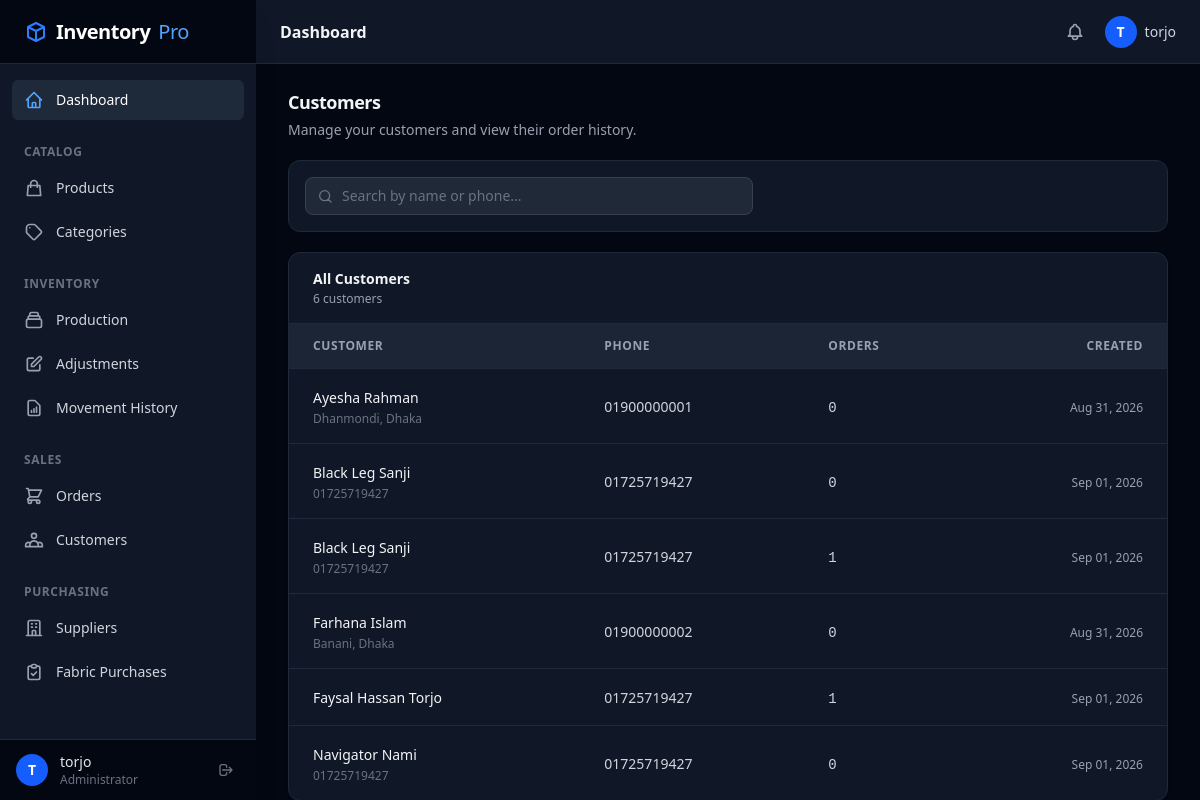
Screenshot of /orders/customers/ (signed in) with the database file from the repository.
### apps/accounts/models.py (models this page shows)
class User(AbstractUser):
    pass

### apps/orders/models.py (models this page shows, shortened)
class Customer(models.Model):
    name = models.CharField(max_length=255)
    phone = models.CharField(max_length=50, blank=True)
    email = models.EmailField(blank=True)
    address = models.TextField(blank=True)
    notes = models.TextField(blank=True)
    created_at = models.DateTimeField(auto_now_add=True)
    updated_at = models.DateTimeField(auto_now=True)

### apps/orders/views.py (the view)
# urls.py: path('customers/', views.customer_list, name='customer_list'),
@login_required
def customer_list(request):
    query = request.GET.get('q', '').strip()
    qs = Customer.objects.annotate(
        order_count=Count('orders')
    ).order_by('name')
    if query:
        qs = qs.filter(Q(name__icontains=query) | Q(phone__icontains=query))
    paginator = Paginator(qs, 20)
    page_obj = paginator.get_page(request.GET.get('page'))
    return render(request, 'orders/customer_list.html', {
        'page_obj': page_obj,
        'query': query,
    })

### templates/orders/customer_list.html (shortened to what this page needs)
{% extends "base.html" %}
{% block content %}
<div class="max-w-6xl mx-auto space-y-5">
<div class="flex flex-col gap-4 sm:flex-row sm:items-end sm:justify-between">
    <div>
        <h1 class="text-lg font-semibold text-gray-100 tracking-tight">
            Customers
        </h1>
        <p class="mt-1 text-sm text-gray-400">
            Manage your customers and view their order history.
        </p>
    </div>
</div>
<div class="bg-gray-900 border border-gray-800 rounded-xl">
    <form method="get" class="p-4">
        <div class="relative max-w-md">
            <svg
                class="absolute left-3 top-1/2 -translate-y-1/2
                       w-4 h-4 text-gray-500"
                fill="none"
                viewBox="0 0 24 24"
                stroke="currentColor"
            >
                <path
                    stroke-linecap="round"
                    stroke-linejoin="round"
                    stroke-width="2"
                    d="m21 21-4.35-4.35m2.35-5.15a7.5 7.5 0 11-15 0 7.5 7.5 0 0115 0z"
                />
            </svg>
            <input
                type="text"
                name="q"
                value="{{ query }}"
                placeholder="Search by name or phone..."
                class="block w-full
                       border border-gray-700
                       rounded-lg
                       bg-gray-800
                       text-sm text-gray-100
                       pl-9 pr-3 py-2
                       placeholder-gray-500
                       focus:outline-none
                       focus:ring-2 focus:ring-blue-500
                       focus:border-transparent"
            >
        </div>
    </form>
</div>
<div class="bg-gray-900 border border-gray-800 rounded-xl overflow-hidden shadow-sm">
    <div
        class="px-6 py-4
               border-b border-gray-800
               flex items-center justify-between"
    >
        <div>
            <h2 class="text-sm font-semibold text-gray-100">
                All Customers
            </h2>
            <p class="mt-0.5 text-xs text-gray-400">
                {{ page_obj.paginator.count }} customer{{ page_obj.paginator.count|pluralize }}
            </p>
        </div>
    </div>
    <div class="overflow-x-auto">
        <table class="min-w-full">
            <thead>
                <tr class="bg-gray-800/80 border-b border-gray-800">
                    <th
                        class="px-6 py-3.5
                               text-left
                               text-xs font-semibold
                               text-gray-400
                               uppercase tracking-wider"
                    >
                        Customer
                    </th>
                    <th
                        class="px-6 py-3.5
                               text-left
                               text-xs font-semibold
                               text-gray-400
                               uppercase tracking-wider"
                    >
                        Phone
                    </th>
                    <th
                        class="px-6 py-3.5
                               text-left
                               text-xs font-semibold
                               text-gray-400
                               uppercase tracking-wider"
                    >
                        Orders
                    </th>
                    <th
                        class="px-6 py-3.5
                               text-right
                               text-xs font-semibold
                               text-gray-400
                               uppercase tracking-wider"
                    >
                        Created
                    </th>
                </tr>
            </thead>
            <tbody class="divide-y divide-gray-800">
                {% for customer in page_obj %}
                <tr
                    class="hover:bg-gray-800/50
                           transition-colors duration-100"
                >
                    <td class="px-6 py-4">
                        <a
                            href="{% url 'orders:customer_detail' customer.pk %}"
                            class="text-sm font-medium text-gray-100
                                   hover:text-blue-400
                                   transition-colors"
                        >
                            {{ customer.name }}
                        </a>
                        {% if customer.address %}
                        <p class="mt-0.5 text-xs text-gray-500 truncate max-w-xs">
                            {{ customer.address }}
                        </p>
                        {% endif %}
                    </td>
                    <td class="px-6 py-4 whitespace-nowrap">
                        {% if customer.phone %}
                        <span class="text-sm text-gray-300">
                            {{ customer.phone }}
                        </span>
                        {% else %}
                        <span class="text-sm text-gray-500">
                            —
                        </span>
                        {% endif %}
                    </td>
                    <td class="px-6 py-4 whitespace-nowrap">
                        <span class="text-sm text-gray-300 font-mono">
                            {{ customer.orders.count }}
                        </span>
                    </td>
                    <td class="px-6 py-4 whitespace-nowrap text-right">
                        <span class="text-xs text-gray-400">
                            {{ customer.created_at|date:"M d, Y" }}
                        </span>
                    </td>
                </tr>
                {% endfor %}
            </tbody>
        </table>
    </div>
</div>
</div>
{% endblock %}

### templates/components/sidebar.html (shortened to what this page needs)
<aside :class="sidebarOpen ? 'translate-x-0' : '-translate-x-full'"
       class="fixed inset-y-0 left-0 z-40 w-64 bg-gray-900 text-gray-300 flex flex-col transform transition-transform duration-200 ease-in-out md:static md:translate-x-0 h-screen shrink-0 shadow-xl">
    <div class="h-16 flex items-center justify-between px-6 border-b border-gray-800 bg-gray-950 shrink-0">
        <span class="text-xl font-bold text-white tracking-tight flex items-center gap-2">
            <svg class="w-6 h-6 text-blue-500" fill="none" stroke="currentColor" viewBox="0 0 24 24">
                <path stroke-linecap="round" stroke-linejoin="round" stroke-width="2" d="M20 7l-8-4-8 4m16 0l-8 4m8-4v10l-8 4m0-10L4 7m8 4v10M4 7v10l8 4"></path>
            </svg>
            Inventory<span class="text-blue-400 font-normal">Pro</span>
        </span>
    </div>
    <nav class="flex-1 overflow-y-auto px-3 py-4 space-y-1">
        <a href="/"
           class="flex items-center gap-3 px-3 py-2.5 text-sm font-medium rounded-md transition-colors text-white bg-gray-800 group">
            <svg class="w-5 h-5 text-blue-400" fill="none" viewBox="0 0 24 24" stroke="currentColor">
                <path stroke-linecap="round" stroke-linejoin="round" stroke-width="2" d="M3 12l2-2m0 0l7-7 7 7M5 10v10a1 1 0 001 1h3m10-11l2 2m-2-2v10a1 1 0 01-1 1h-3m-6 0a1 1 0 001-1v-4a1 1 0 011-1h2a1 1 0 011 1v4a1 1 0 001 1m-6 0h6" />
            </svg>
            Dashboard
        </a>
        <div class="pt-5 pb-1">
            <p class="px-3 text-xs font-semibold text-gray-500 uppercase tracking-wider">Catalog</p>
        </div>
        <a href="{% url 'products:product_list' %}" class="flex items-center gap-3 px-3 py-2.5 text-sm font-medium text-gray-300 hover:text-white hover:bg-gray-800 rounded-md transition-colors group">
        <svg class="w-5 h-5 text-gray-400 group-hover:text-gray-300" fill="none" viewBox="0 0 24 24" stroke="currentColor">
                        <path stroke-linecap="round" stroke-linejoin="round" stroke-width="2" d="M16 11V7a4 4 0 00-8 0v4M5 9h14l1 12H4L5 9z" />
                    </svg>
            Products
        </a>
        <a href="{% url 'products:category_list' %}" class="flex items-center gap-3 px-3 py-2.5 text-sm font-medium text-gray-300 hover:text-white hover:bg-gray-800 rounded-md transition-colors group">
            Categories
        </a>
        <div class="pt-5 pb-1">
            <p class="px-3 text-xs font-semibold text-gray-500 uppercase tracking-wider">Inventory</p>
        </div>
        <a href="{% url 'inventory:production_create' %}" class="flex items-center gap-3 px-3 py-2.5 text-sm font-medium text-gray-300 hover:text-white hover:bg-gray-800 rounded-md transition-colors group">
            Production
        </a>
        <a href="{% url 'inventory:adjustment_create' %}" class="flex items-center gap-3 px-3 py-2.5 text-sm font-medium text-gray-300 hover:text-white hover:bg-gray-800 rounded-md transition-colors group">
            <svg class="w-5 h-5 text-gray-400 group-hover:text-gray-300" fill="none" viewBox="0 0 24 24" stroke="currentColor">
                <path stroke-linecap="round" stroke-linejoin="round" stroke-width="2" d="M11 5H6a2 2 0 00-2 2v11a2 2 0 002 2h11a2 2 0 002-2v-5m-1.414-9.414a2 2 0 112.828 2.828L11.828 15H9v-2.828l8.586-8.586z" />
            </svg>
            Adjustments
        </a>
        <a href="{% url 'inventory:movement_list' %}" class="flex items-center gap-3 px-3 py-2.5 text-sm font-medium text-gray-300 hover:text-white hover:bg-gray-800 rounded-md transition-colors group">
            Movement History
        </a>
        <div class="pt-5 pb-1">
            <p class="px-3 text-xs font-semibold text-gray-500 uppercase tracking-wider">Sales</p>
        </div>
        <a href="{% url 'orders:order_list' %}" class="flex items-center gap-3 px-3 py-2.5 text-sm font-medium text-gray-300 hover:text-white hover:bg-gray-800 rounded-md transition-colors group">
            Orders
        </a>
        <a href="{% url 'orders:customer_list' %}" class="flex items-center gap-3 px-3 py-2.5 text-sm font-medium text-gray-300 hover:text-white hover:bg-gray-800 rounded-md transition-colors group">
            Customers
        </a>
        <div class="pt-5 pb-1">
            <p class="px-3 text-xs font-semibold text-gray-500 uppercase tracking-wider">Purchasing</p>
        </div>
        <a href="{% url 'purchasing:supplier_list' %}" class="flex items-center gap-3 px-3 py-2.5 text-sm font-medium text-gray-300 hover:text-white hover:bg-gray-800 rounded-md transition-colors group">
            Suppliers
        </a>
        <a href="{% url 'purchasing:fabric_purchase_list' %}" class="flex items-center gap-3 px-3 py-2.5 text-sm font-medium text-gray-300 hover:text-white hover:bg-gray-800 rounded-md transition-colors group">
            Fabric Purchases
        </a>
    </nav>
    <div class="shrink-0 border-t border-gray-800 bg-gray-950">
        <div class="flex items-center gap-3 px-4 py-3">
            <div class="w-8 h-8 rounded-full bg-blue-600 flex items-center justify-center text-white font-bold text-sm shrink-0">
                {{ request.user.username|default:"U"|slice:":1"|upper }}
            </div>
            <div class="flex-1 min-w-0">
                <p class="text-sm font-medium text-gray-200 truncate">{{ request.user.username|default:"Admin" }}</p>
                <p class="text-xs text-gray-500">Administrator</p>
            </div>
            <form method="post" action="{% url 'logout' %}" class="shrink-0">
                <button type="submit"
                        title="Logout"
                        class="p-1.5 text-gray-500 hover:text-red-400 hover:bg-gray-800 rounded-md transition-colors">
                    <svg class="w-4 h-4" fill="none" viewBox="0 0 24 24" stroke="currentColor">
                        <path stroke-linecap="round" stroke-linejoin="round" stroke-width="2" d="M17 16l4-4m0 0l-4-4m4 4H7m6 4v1a3 3 0 01-3 3H6a3 3 0 01-3-3V7a3 3 0 013-3h4a3 3 0 013 3v1" />
                    </svg>
                </button>
            </form>
        </div>
    </div>
</aside>

### templates/components/navbar.html (shortened to what this page needs)
<header class="bg-gray-900 border-b border-gray-800 h-16 flex items-center justify-between px-6 shrink-0">
    <div class="flex items-center gap-3">
        <h1 class="text-base font-semibold text-gray-100">{% block header_title %}Dashboard{% endblock %}</h1>
    </div>
    <div class="flex items-center gap-3">
        {% if user.is_authenticated %}
        <button type="button" class="hidden sm:flex p-2 rounded-md text-gray-400 hover:text-white hover:bg-gray-800 transition-colors">
        </button>
        <div class="flex items-center gap-2">
            <div class="w-8 h-8 rounded-full bg-blue-600 flex items-center justify-center text-white font-bold text-sm">
                {{ request.user.username|default:"U"|slice:":1"|upper }}
            </div>
            <span class="hidden sm:block text-sm font-medium text-gray-300">{{ request.user.username }}</span>
        </div>
        {% endif %}
    </div>
</header>

### templates/base.html (style rules this page uses)
input:not([type="checkbox"]):not([type="radio"]):not([type="submit"]):not([type="button"]):not([type="file"]), select, textarea { background-color: #1f2937 !important; border-color: #374151 !important; color: #f3f4f6 !important; }
input:not([type="checkbox"]):not([type="radio"]):not([type="submit"]):not([type="button"]):not([type="file"])::placeholder, textarea::placeholder { color: #6b7280 !important; }

### rows the page displays
User: user.username "T", user.username "torjo"
Customer: name "Ayesha Rahman", address "Dhanmondi, Dhaka", phone "01900000001", orders.count "0", created_at "Aug 31, 2026"
Customer: name "Black Leg Sanji", address "01725719427", phone "01725719427", orders.count "0", created_at "Sep 01, 2026"
Customer: name "Black Leg Sanji", address "01725719427", phone "01725719427", orders.count "1", created_at "Sep 01, 2026"
Customer: name "Farhana Islam", address "Banani, Dhaka", phone "01900000002", orders.count "0", created_at "Aug 31, 2026"
Customer: name "Faysal Hassan Torjo", phone "01725719427", orders.count "1", created_at "Sep 01, 2026"
Customer: name "Navigator Nami", address "01725719427", phone "01725719427", orders.count "0", created_at "Sep 01, 2026"

### other values shown
{{ page_obj.paginator.count }} "6"
